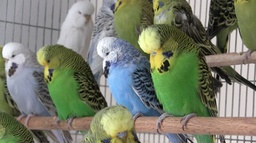
#> input picture img/birds.jpg, 256 x 143 px, shrunk from 1271 x 710 before the run
$ python Main.py
#> lines starting #> are read from the running program, lines starting #| are printed output that depends on the picture
### Utils.py
import numpy as np
import matplotlib.image as im

def fileToMatriz(nome_file: str) -> np.array:
  matriz_colorida = im.imread(nome_file)
  matriz_8bit = matriz_colorida
  matriz_8bit = matriz_8bit.astype(np.uint16)
  return matriz_8bit

def imagemToCinza(matrix_colorida: np.array) -> np.array:
  linhas = matrix_colorida.shape[0]
  colunas = matrix_colorida.shape[1]

  matrix_gray = np.zeros((linhas, colunas))

  for i in range(linhas):
      for j in range(colunas):
          r, g, b = matrix_colorida[i, j]
          matrix_gray[i, j] = int((r + g + b) / 3)

  return matrix_gray


# [11 lines left out: function matrizLimitada, not called in this run]

### Filter.py
from matplotlib import cm
import matplotlib.image as im
import numpy as np
import matplotlib.pyplot as plt

from Utils import matrizLimitada

def blur(matrizImage: np.array) -> np.array:
  matrizImagemBlur = matrizImage.copy()
  lins = matrizImage.shape[0]
  cols = matrizImage.shape[1]

  m = matrizImage
  for i in range(1, lins-1):
    for j in range(1, cols-1):
      matrizImagemBlur[i][j] = (
                                  1*m[i-1][j-1] + 1*m[i-1][j  ] + 1*m[i-1][j+1] +
                                  1*m[i  ][j-1] + 1*m[i  ][j  ] + 1*m[i  ][j+1] +
                                  1*m[i+1][j-1] + 1*m[i+1][j  ] + 1*m[i+1][j+1]
                                )/9
  matrizImagemBlur.astype(int)
  return matrizImagemBlur


# [45 lines left out: functions whiteningBorder, unsharp, sharpening, not called in this run]


def applyBlur(matrizCinza: np.array, matrizRgb: np.array):
  matrizImagemBlurCinza = blur(matrizCinza)
  plt.title('Filtro Blur na imagem cinza')
  plt.imshow(matrizImagemBlurCinza, cmap='gray')
  plt.show()

  matrizImagemBlurRgb = blur(matrizRgb)
  plt.title('Filtro Blur na imagem original')
  plt.imshow(matrizImagemBlurRgb)
  plt.show()


# [19 lines left out: functions applyWhitening, applyUnsharp, applySharpening, not called in this run]

### Main.py
import numpy as np
import matplotlib.image as im
import matplotlib.pyplot as plt
import imghdr

from Filter import applyBlur, applyWhitening, applyUnsharp, applySharpening
from Filter import blur, unsharp

from Utils import fileToMatriz, imagemToCinza

def applyFilter(selectedFilter:int, image:str):
  matrizRgb = fileToMatriz(image)
  plt.imshow(matrizRgb)
  plt.show()

  matrizCinza = imagemToCinza(matrizRgb)
  plt.imshow(matrizCinza, cmap='gray')
  plt.show()

  if selectedFilter == 0:
    applyBlur(matrizCinza, matrizRgb)
  elif selectedFilter == 1:
    applyWhitening(matrizCinza, matrizRgb)
  elif selectedFilter == 2:
    matrizBlur = blur(matrizRgb)
    applyUnsharp(matrizRgb, matrizBlur)
  elif selectedFilter == 3:
    matrizBlur = blur(matrizRgb)
    matrizUnsharp = unsharp(matrizRgb, matrizBlur)
    applySharpening(matrizUnsharp, matrizRgb)

def checkTypeImage(path: str):
  if isValid(path):
    if imghdr.what(path) == 'jpeg':
      return True
    else:
      print('Formato invalido, por favor tente com uma imagem do tipo JPEG ou JPG')
      return False
  else:
    return False

def isValid(path: str):
  try:
    imghdr.what(path)
    return True
  except:
    print('Falha ao encontrar a imagem. tente novamente')
    return False

def selectedFilter():
  print('Escolha o filtro que deseja aplicar:')
  print('1 - Blur')
  print('2 - Clareamento das bordas')
  print('3 - Unsharp')
  print('4 - Sharpening')
  selectedFilter = int(input('Selecione:'))

  while selectedFilter not in (1,2,3,4):
    print("Filtro não existente. Por favor tente novamente!")
    selectedFilter = int(input('Selecione:'))

  return selectedFilter

def selectInput():
  print("Escolha o tipo de entrada:")
  print("1 - Imagem em disco")
  print('2 - Imagem do sistema')

  selectInput = int(input())

  while selectInput not in (1,2):
    print('Entrada não reconhecida. Por favor tente novamente!')
    selectInput = int(input("Escolha o tipo de entrada:"))

  return selectInput

def getPathImage(imageSelected: int):
  if imageSelected == 1:
    return 'Filtros/img/birds.jpg'
  elif imageSelected == 2:
    return 'Filtros/img/magenta.jpg'
  elif imageSelected == 3:
    return 'Filtros/img/star.jpg'
  elif imageSelected == 4:
    return 'Filtros/img/wine.jpg'


def getImageInput(typeInput : int):
  if typeInput == 2:
    print('Selecione uma das imagens abaixo:')
    print('1 - Passaros')
    print('2 - Magenta')
    print('3 - Ceu estrelado')
    print('4 - Wine')

    imgSelect = int(input())
    while imgSelect not in (1,2,3,4):
      print("Imagem não existente. Por favor tente novamente!")
      imgSelect = int(input('Selecione:'))

    pathImage = getPathImage(imgSelect)
    return pathImage

  else:
    pathImage = input("Digite o caminho da imagem:")
    while checkTypeImage(pathImage) != True:
      pathImage = input("Digite a path da imagem: ")

    return pathImage

def init():
  typeFilter = selectedFilter()
#> the answer given: 1
  typeInput =  selectInput()
#> the answer given: 1
  pathImage = getImageInput(typeInput)
#> the answer given: img/birds.jpg

  applyFilter(typeFilter, pathImage)


def applyFilter(selectedFilter:int, image:str):
  matrizRgb = fileToMatriz(image)
#> in fileToMatriz, matriz_colorida is the input picture: shape (143, 256, 3); mean R, G, B 121.4, 126.5, 109.2
  plt.title('Imagem Escolhida')
  plt.imshow(matrizRgb)
  plt.show()

  matrizCinza = imagemToCinza(matrizRgb)
#> after the loop in imagemToCinza, `for i in range(linhas):`:
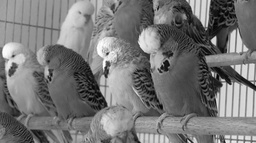
#> matrix_gray: shape (143, 256) float64; min 0, max 254, mean 118.7
  plt.title('Imagem cinza')
  plt.imshow(matrizCinza, cmap='gray')
  plt.show()

  if selectedFilter == 1:
    applyBlur(matrizCinza, matrizRgb)
#> after the loop in blur, `for i in range(1, lins-1):`:
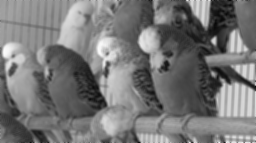
#> matrizImagemBlur: shape (143, 256) float64; min 7.89, max 250.8, mean 118.7
#> after the loop in blur (call 2), `for i in range(1, lins-1):`:
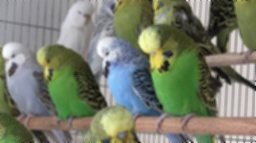
#> matrizImagemBlur: shape (143, 256, 3) uint16; mean R, G, B 121, 126.1, 108.8
  elif selectedFilter == 2:
    applyWhitening(matrizCinza)
  elif selectedFilter == 3:
    matrizBlur = blur(matrizCinza)
    applyUnsharp(matrizCinza, matrizBlur)
  elif selectedFilter == 4:
    matrizBlur = blur(matrizCinza)
    matrizUnsharp = unsharp(matrizCinza, matrizBlur)
    applySharpening(matrizUnsharp, matrizCinza)


init()
